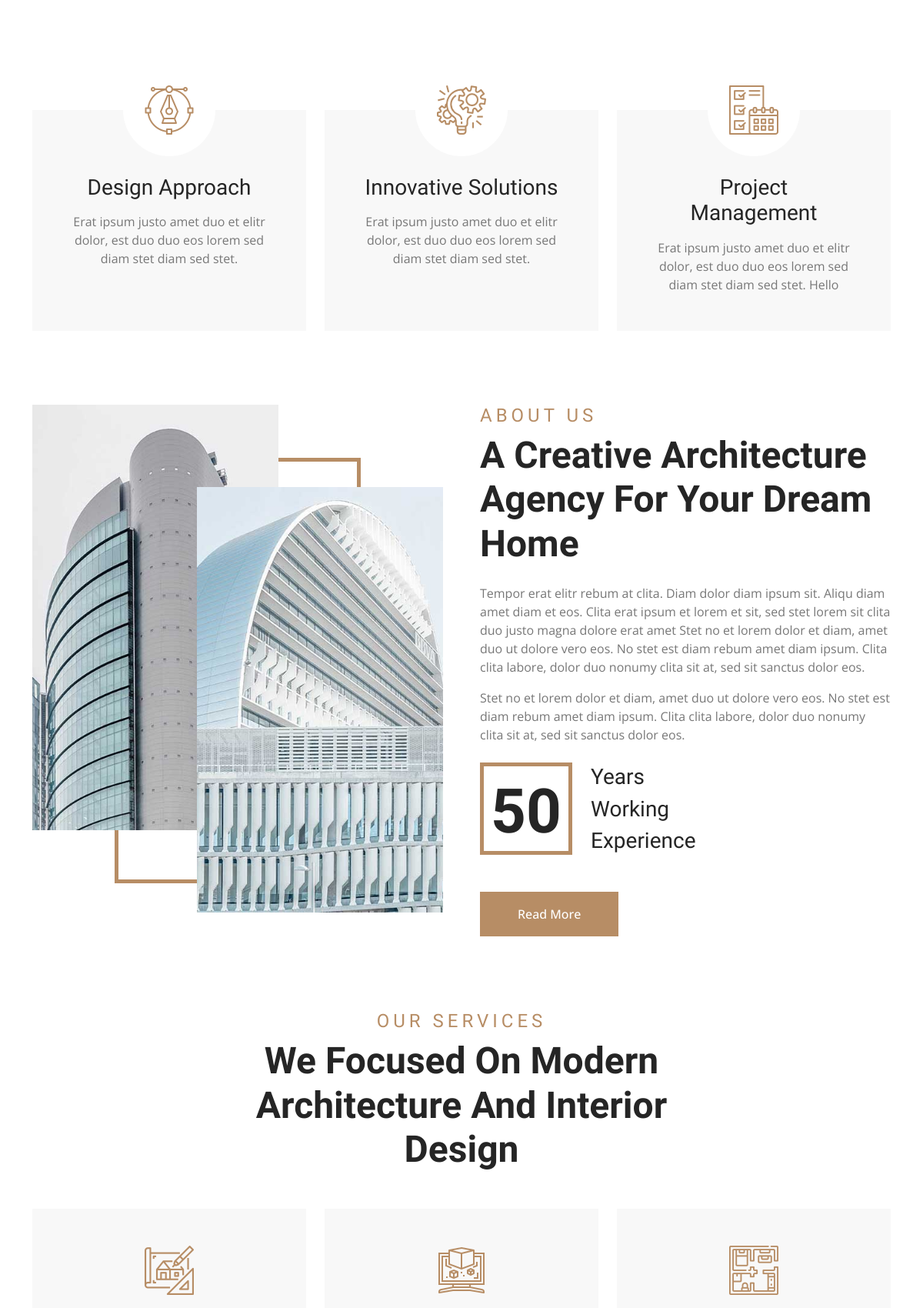
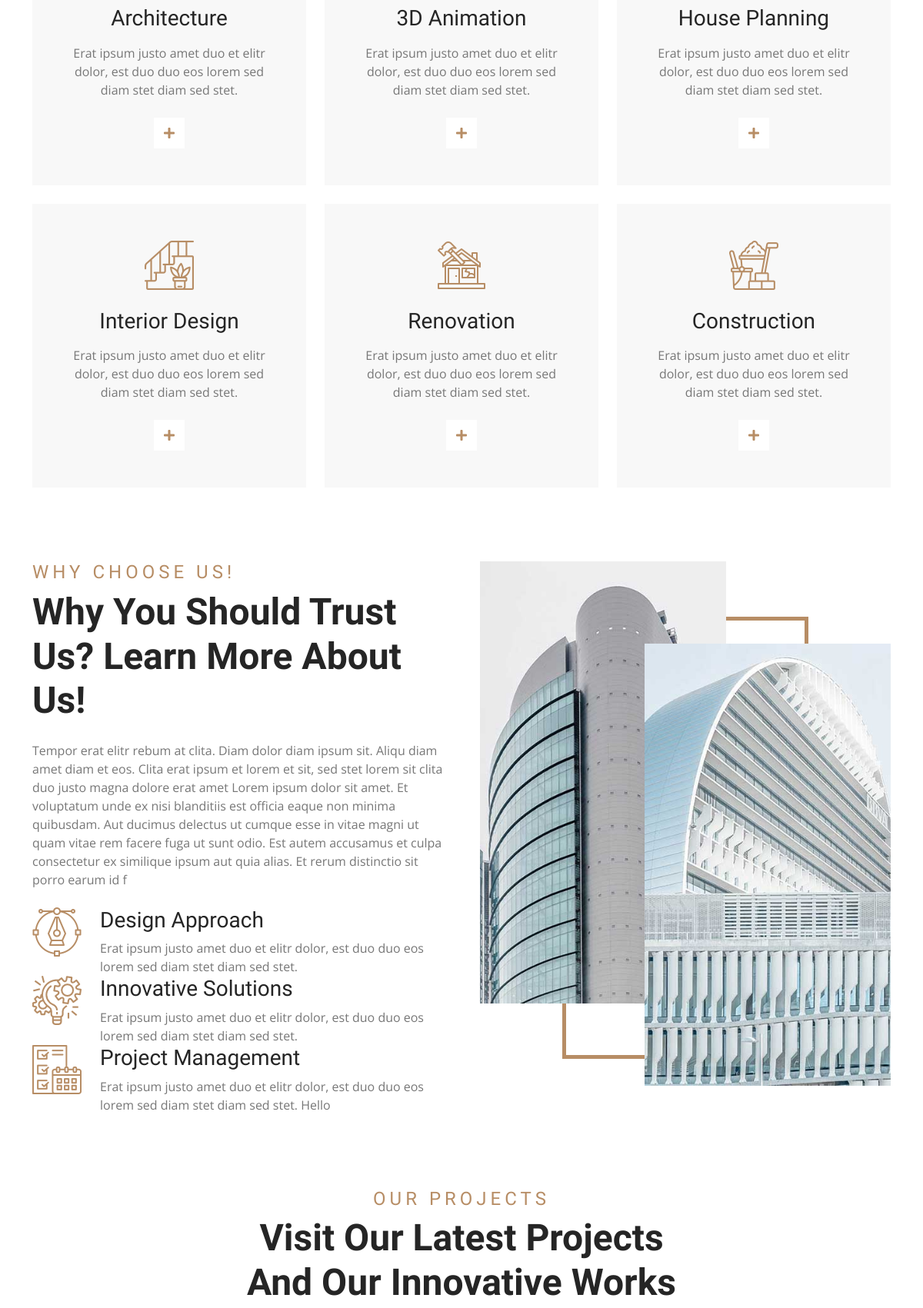
Before: / (middle part) with the older database file (2 pictures, top to bottom).
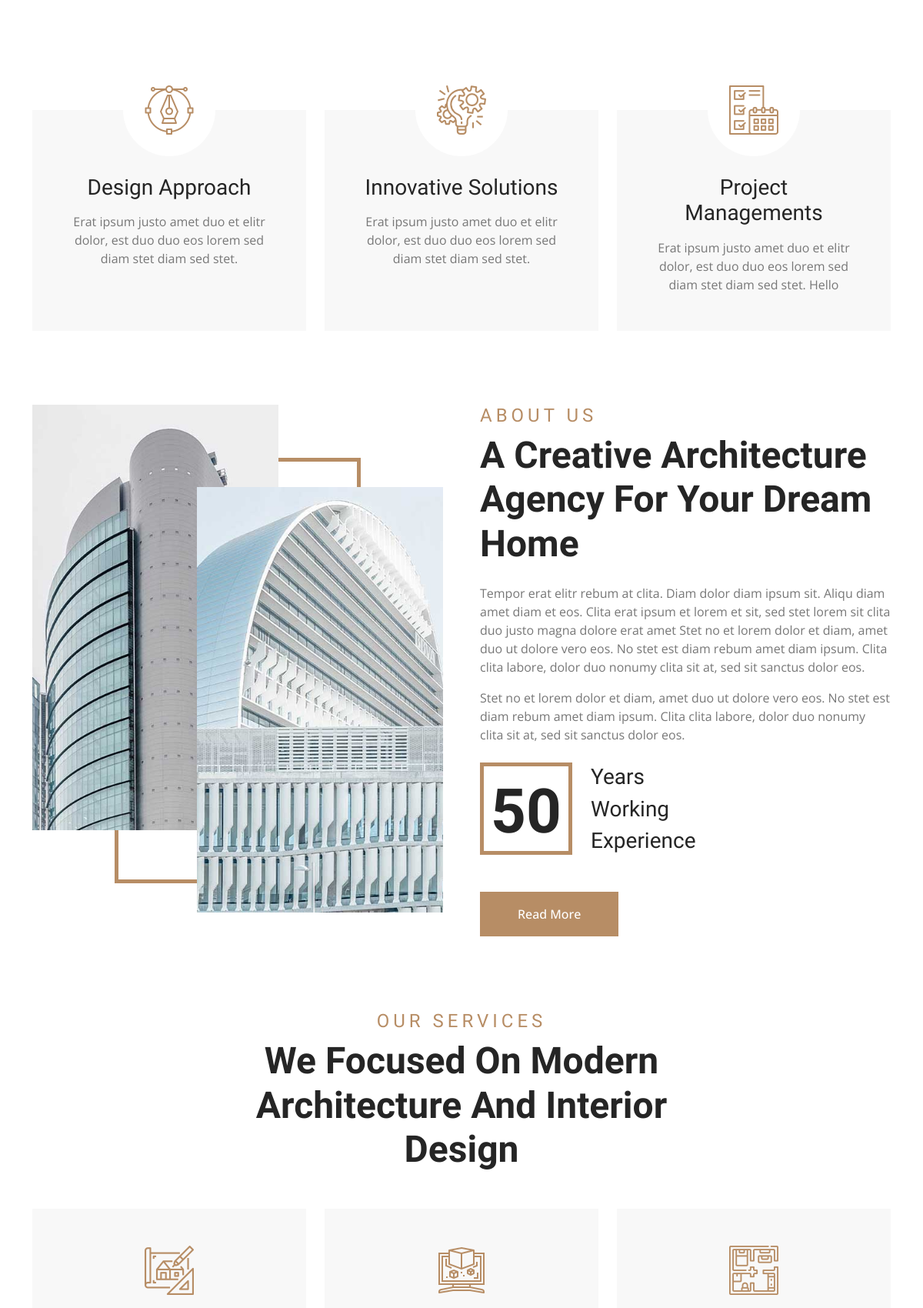
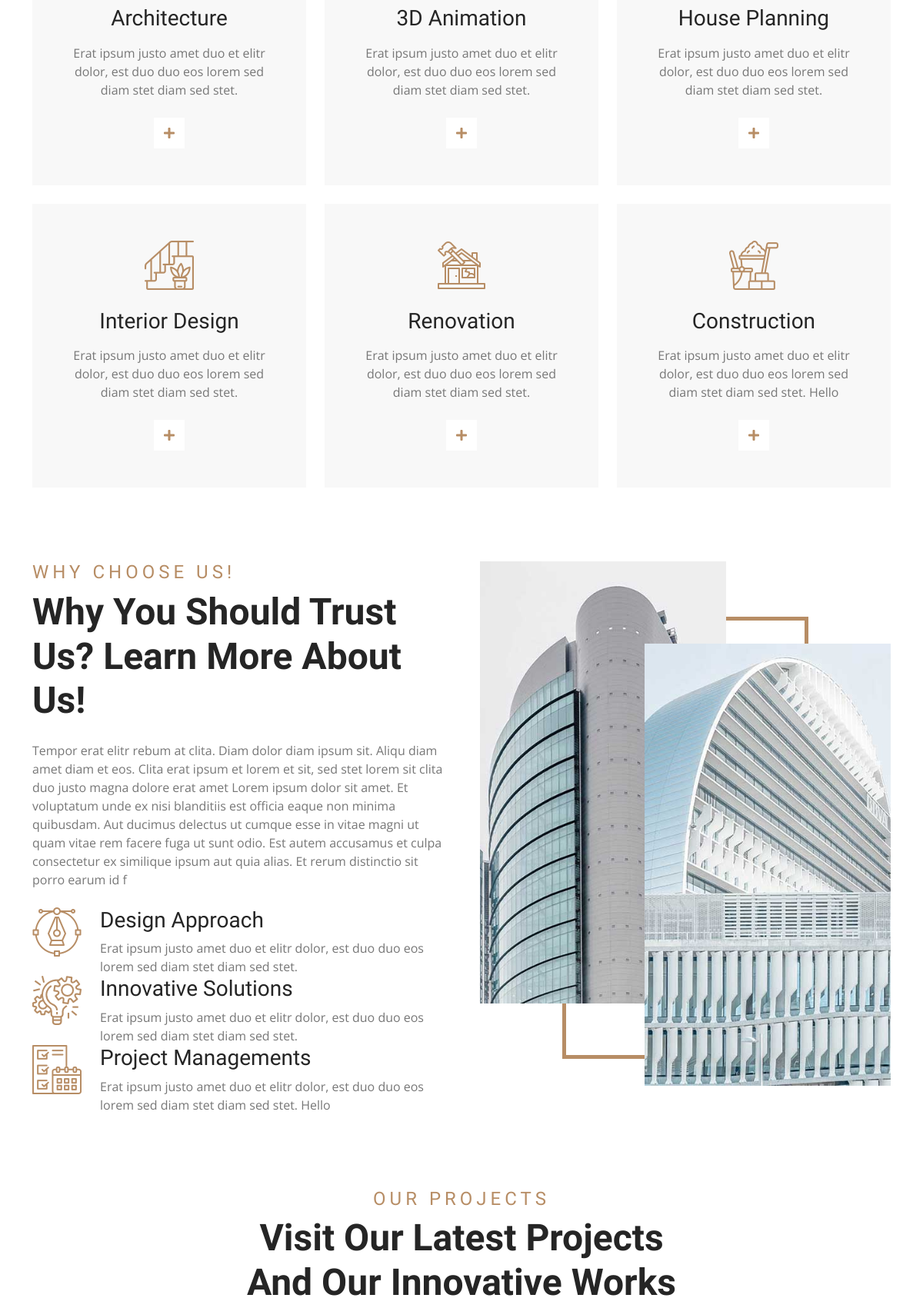
After: the same page with the newer database file (2 pictures, top to bottom).
### Site_Information/models.py (models this page shows, shortened)
class Info(models.Model):
    image = models.FileField()
    title = models.CharField(max_length=255)
    description = models.TextField(max_length=500)

### Services_Information/models.py (models this page shows)
class Service(models.Model):
    title = models.CharField(max_length=255)
    description = models.TextField(max_length=500)
    image = models.FileField()
    logo = models.FileField()

### Site_Information/views.py (the view)
# urls.py: path('', index , name='index'),
def index(request):
    site = Site_Info.objects.filter().first()
    banner = Banner.objects.all()
    info = Info.objects.all()
    about  = About.objects.filter().first()
    about_full = About.objects.all()
    service = Service.objects.all()
    project = Project.objects.all()
    team = Team_Member.objects.all()
    test = Testimony.objects.all()
    choose = Choose.objects.all()
    return render(request, 'pages/index.html', locals())

### templates/pages/index.html (shortened to what the changed rows need)
{% extends 'bases/base.html' %}
{% load static %}
{% block 'content' %}
    <div class="container-xxl py-5">
        <div class="container pt-5">
            <div class="row g-4">
                {% for item in info %}
                <div class="col-lg-4 col-md-6 wow fadeInUp" data-wow-delay="0.1s">
                    <div class="fact-item text-center bg-light h-100 p-5 pt-0">
                        <div class="fact-icon">
                            <img src=" {{ item.image.url }} " alt="Icon">
                        </div>
                        <h3 class="mb-3"> {{ item.title }}</h3>
                        <p class="mb-0"> {{ item.description }} </p>
                    </div>
                </div>
                {% endfor %}
            </div>
        </div>
    </div>
    <div class="container-xxl py-5">
        <div class="container">
            <div class="row g-5">
                <div class="col-lg-6 wow fadeIn" data-wow-delay="0.5s">
                    <h1 class="display-5 mb-4">{{ site.section_about_title }}</h1>
                    <div class="d-flex align-items-center mb-5">
                        <div class="d-flex flex-shrink-0 align-items-center justify-content-center border border-5 border-primary" style="width: 120px; height: 120px;">
                            <h1 class="display-1 mb-n2" data-toggle="counter-up">{{ about.experience }}</h1>
                        </div>
                    </div>
                </div>
            </div>
        </div>
    </div>
    <div class="container-xxl py-5">
        <div class="container">
            <div class="text-center mx-auto mb-5 wow fadeInUp" data-wow-delay="0.1s" style="max-width: 600px;">
                <h1 class="display-5 mb-4">{{ site.section_service_title }}</h1>
            </div>
            <div class="row g-4">
                {% for item in service %}
                <div class="col-lg-4 col-md-6 wow fadeInUp" data-wow-delay="0.1s">
                    <div class="service-item d-flex position-relative text-center h-100">
                        <div class="service-text p-5">
                            <img class="mb-4" src="{{ item.logo.url }}  " alt="Icon">
                            <h3 class="mb-3">{{ item.title }} </h3>
                            <p class="mb-4">{{ item.description }} </p>
                            <a class="btn" href=""><i class="fa fa-plus text-primary me-3"></i>Read More</a>
                        </div>
                    </div>
                </div>
                {% endfor %}
            </div>
        </div>
    </div>
    <div class="container-xxl py-5">
        <div class="container">
            <div class="row g-5">
            {% for item in choose %}
                <div class="col-lg-6 wow fadeInUp" data-wow-delay="0.1s">
                    <h4 class="section-title">Why Choose Us!</h4>
                    <h1 class="display-5 mb-4">{{ site.section_choose_title }}</h1>
                    <p class="mb-4">{{ item.description}}</p>
                    <div class="row g-4">
                        <div class="col-12">
                            {% for informations in info %}
                            <div class="d-flex align-items-start">
                                <img class="flex-shrink-0" src=" {{ informations.image.url }}" alt="Icon">
                                <div class="ms-4">
                                    <h3> {{ informations.title }} </h3>
                                    <p class="mb-0">{{ informations.description }} </p>
                                </div>
                            </div>
                            {% endfor %}
                        </div>
                    </div>
                </div>
            {% endfor %}
            </div>
        </div>
    </div>
    <div class="container-xxl project py-5">
        <div class="container">
            <div class="text-center mx-auto mb-5 wow fadeInUp" data-wow-delay="0.1s" style="max-width: 600px;">
                <h1 class="display-5 mb-4">{{ site.section_project_title}}</h1>
            </div>
        </div>
    </div>
{% endblock 'content' %}

Changed rows visible on the page:
changed Info: title "Project Management" → "Project Managements"
changed Service "Construction": description "Erat ipsum justo amet duo et elitr dolor, est duo duo eos lorem sed diam stet diam sed stet." → "Erat ipsum justo amet duo et elitr dolor, est duo duo eos lorem sed diam stet diam sed stet. Hello"
